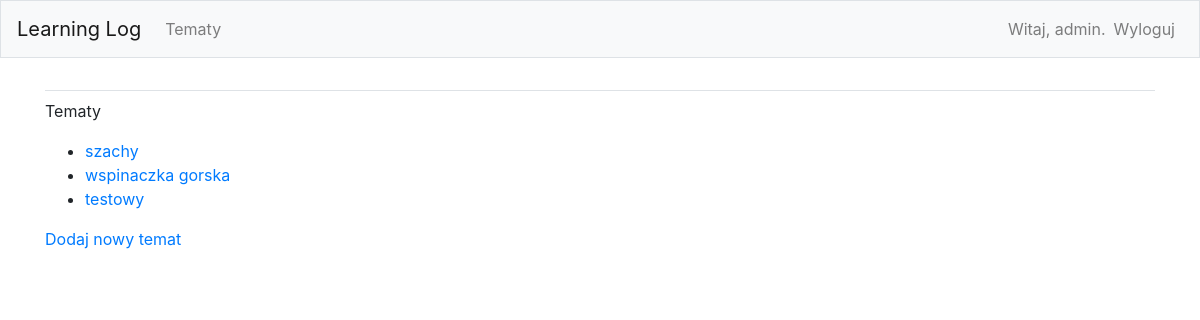
The app's page /topics/ (signed in) with its own data.
### learning_logs/models.py (models this page shows)
class Topic(models.Model):
    text = models.CharField(max_length=200)
    date_added = models.DateTimeField(auto_now_add=True)
    owner = models.ForeignKey(User, on_delete=models.CASCADE)
    def __str__(self):
        return self.text

### learning_logs/views.py (the view)
# urls.py: path('topics/', views.topics, name='topics'),
@login_required()
def topics(request):
    topics = Topic.objects.filter(owner=request.user).order_by('date_added')
    context = {'topics': topics}
    return render(request, 'learning_logs/topics.html', context)

### learning_logs/templates/learning_logs/topics.html
{% extends 'learning_logs/base.html' %}
{% block content %}
<p>
    Tematy
</p>
<ul>
    {% for topic in topics %}
    <li>
        <a href = " {% url 'learning_logs:topic' topic.id %}"> {{ topic }}</a>
    </li>
    {% empty %}
    <li>Nie został jeszcze dodany żaden temat.</li>
    {% endfor %}
</ul>
<a href="{% url 'learning_logs:new_topic' %}">Dodaj nowy temat</a>
{% endblock content %}

### learning_logs/templates/learning_logs/base.html (shortened to what this page needs)
{% load bootstrap4 %}
<html lang="pl">
  <head>
    {% bootstrap_css %}
  </head>
  <body>
    <nav class="navbar navbar-expand-md navbar-light bg-light mb-4 border">
      <a class="navbar-brand" href="{% url 'learning_logs:index' %}">
              Learning Log</a>
        <div id="navbarCollapse" class="navbar-collapse collapse">
          <ul class="navbar-nav mr-auto">
            <li class="nav-item">
              <a class="nav-link" href="{% url 'learning_logs:topics' %}">Tematy</a>
            </li>
          </ul>
          <ul class="navbar-nav ml-auto">
            {% if user.is_authenticated %}
              <li class="nav-item">
                <span class="navbar-text">Witaj, {{ user.username }}.</span></li>
              <li class="nav-item">
                <a class="nav-link" href="{% url 'users:logout' %}">Wyloguj</a></li>
            {% else %}
              <li class="nav-item">
                <a class="nav-link" href="{% url 'users:register' %}">Rejestruj</a></li>
              <li class="nav-item">
                <a class="nav-link" href="{% url 'users:login' %}">Zaloguj</a></li>
            {% endif %}
          </ul>
        </div>
    </nav>
<main role="main" class="container">
      <div class="pb-2 mb-2 border-bottom">
      </div>
      <div>
        {% block content %}{% endblock %}
      </div>
</main>
  </body>
</html>

### records on screen
Topic: text "szachy"
Topic: text "wspinaczka gorska"
Topic: text "testowy"

### other values on screen
{{ user.username }} "admin"
